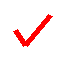

The script that saved this image:
from PIL import Image, ImageDraw

def create_checkmark(filename="check.png", size=(60, 60)):
    """生成一个背景透明的红色对勾图片"""
    # 创建一张 RGBA 图片，背景完全透明 (0,0,0,0)
    img = Image.new('RGBA', size, (0, 0, 0, 0))
    draw = ImageDraw.Draw(img)
    
    # 红色对勾的颜色 (红, 绿, 蓝, 透明度) -> 纯红且完全不透明
    red_color = (255, 0, 0, 255)
    line_width = 5
    
    # 定义对勾的三个顶点坐标
    # 假设图片大小是 60x60
    # 左侧起点
    point1 = (15, 30)
    # 底部转折点
    point2 = (25, 45)
    # 右侧终点
    point3 = (50, 15)
    
    # 绘制两条线段组成对勾
    # 也可以使用 draw.line([point1, point2, point3], fill=red_color, width=line_width, joint="curve")
    draw.line([point1, point2], fill=red_color, width=line_width)
    draw.line([point2, point3], fill=red_color, width=line_width)
    
    img.save(filename)
    print(f"✅ 透明对勾已生成: {filename}")

create_checkmark()
